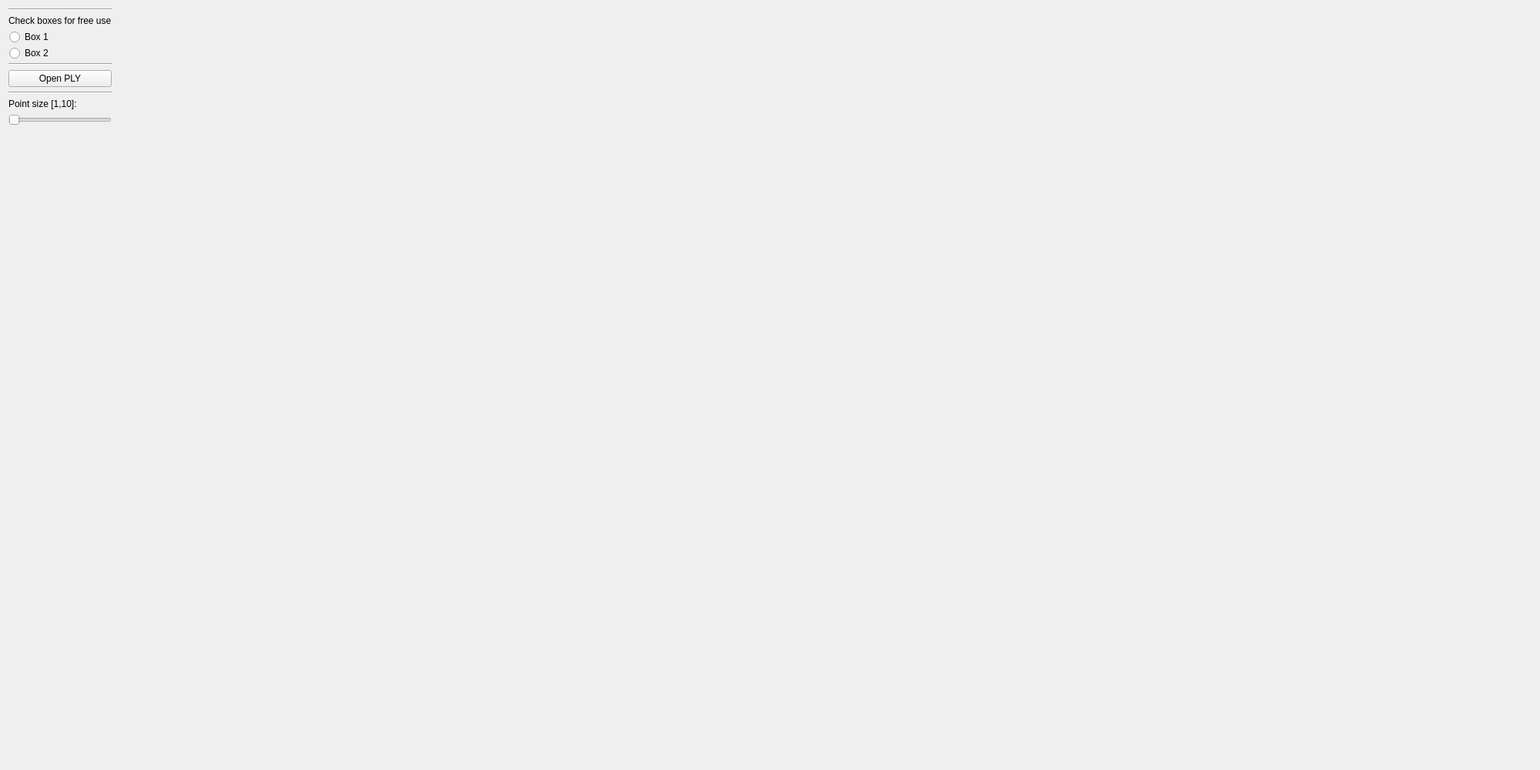
<?xml version="1.0" encoding="UTF-8"?>
<ui version="4.0">
 <class>MainWindowClass</class>
 <widget class="QMainWindow" name="MainWindowClass">
  <property name="geometry">
   <rect>
    <x>0</x>
    <y>0</y>
    <width>2000</width>
    <height>1000</height>
   </rect>
  </property>
  <property name="windowTitle">
   <string>3d computer vision: exercise 1</string>
  </property>
  <property name="locale">
   <locale language="German" country="Germany"/>
  </property>
  <widget class="QWidget" name="centralWidget">
   <property name="styleSheet">
    <string notr="true">QCheckBox::indicator {
     width: 15px;
     height: 15px;
}
QRadioButton::indicator {
     width: 15px;
     height: 15px;
}</string>
   </property>
   <layout class="QHBoxLayout" name="horizontalLayout_2">
    <item>
     <layout class="QVBoxLayout" name="verticalLayout">
      <item>
       <widget class="Line" name="line_2">
        <property name="lineWidth">
         <number>1</number>
        </property>
        <property name="orientation">
         <enum>Qt::Horizontal</enum>
        </property>
       </widget>
      </item>
      <item>
       <widget class="QLabel" name="label">
        <property name="text">
         <string>Check boxes for free use</string>
        </property>
       </widget>
      </item>
      <item>
       <widget class="QRadioButton" name="radioButton_1">
        <property name="toolTip">
         <string>&lt;html&gt;&lt;head/&gt;&lt;body&gt;&lt;p&gt;&lt;br/&gt;&lt;/p&gt;&lt;/body&gt;&lt;/html&gt;</string>
        </property>
        <property name="text">
         <string>Box 1</string>
        </property>
       </widget>
      </item>
      <item>
       <widget class="QRadioButton" name="radioButton_2">
        <property name="toolTip">
         <string>&lt;html&gt;&lt;head/&gt;&lt;body&gt;&lt;p&gt;&lt;br/&gt;&lt;/p&gt;&lt;/body&gt;&lt;/html&gt;</string>
        </property>
        <property name="text">
         <string>Box 2</string>
        </property>
       </widget>
      </item>
      <item>
       <widget class="Line" name="line_3">
        <property name="lineWidth">
         <number>1</number>
        </property>
        <property name="orientation">
         <enum>Qt::Horizontal</enum>
        </property>
       </widget>
      </item>
      <item>
       <widget class="QPushButton" name="pushButton">
        <property name="text">
         <string>Open PLY</string>
        </property>
       </widget>
      </item>
      <item>
       <widget class="Line" name="line">
        <property name="orientation">
         <enum>Qt::Horizontal</enum>
        </property>
       </widget>
      </item>
      <item>
       <widget class="QLabel" name="label_2">
        <property name="text">
         <string>Point size [1,10]:</string>
        </property>
       </widget>
      </item>
      <item>
       <widget class="QSlider" name="horizontalSlider">
        <property name="sizePolicy">
         <sizepolicy hsizetype="Preferred" vsizetype="Preferred">
          <horstretch>0</horstretch>
          <verstretch>0</verstretch>
         </sizepolicy>
        </property>
        <property name="autoFillBackground">
         <bool>false</bool>
        </property>
        <property name="minimum">
         <number>1</number>
        </property>
        <property name="maximum">
         <number>10</number>
        </property>
        <property name="sliderPosition">
         <number>1</number>
        </property>
        <property name="orientation">
         <enum>Qt::Horizontal</enum>
        </property>
       </widget>
      </item>
      <item>
       <spacer name="verticalSpacer">
        <property name="orientation">
         <enum>Qt::Vertical</enum>
        </property>
        <property name="sizeHint" stdset="0">
         <size>
          <width>20</width>
          <height>40</height>
         </size>
        </property>
       </spacer>
      </item>
     </layout>
    </item>
    <item>
     <widget class="GLWidget" name="glwidget" native="true">
      <property name="sizePolicy">
       <sizepolicy hsizetype="Expanding" vsizetype="Preferred">
        <horstretch>0</horstretch>
        <verstretch>0</verstretch>
       </sizepolicy>
      </property>
      <layout class="QHBoxLayout" name="horizontalLayout"/>
     </widget>
    </item>
   </layout>
  </widget>
 </widget>
 <layoutdefault spacing="6" margin="11"/>
 <customwidgets>
  <customwidget>
   <class>GLWidget</class>
   <extends>QWidget</extends>
   <header>glwidget.h</header>
   <container>1</container>
  </customwidget>
 </customwidgets>
 <resources/>
 <connections/>
</ui>
